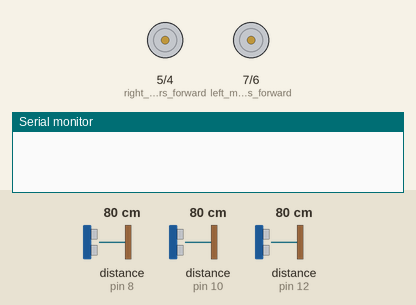
Bench run of a sketch on a simulated Arduino Uno, built with avr-gcc and run on an emulated ATmega328P. Shown: motor-driver pin pairs drawn as motors (green arrow = first pin HIGH = forward, orange = second pin HIGH = backward, longer = more drive), the last lines printed to the serial monitor. Inputs (shaded band) come from the test bench; at power-on: distance to the obstacle (sensors on pin 12, pin 8, pin 10) 80 cm. The echo pulse lasts 58.3 µs per cm.

Above: at 1.2 s.
1.3 s: distance to the obstacle (sensor on pin 12) set to 86 cm
At 2.5 s:
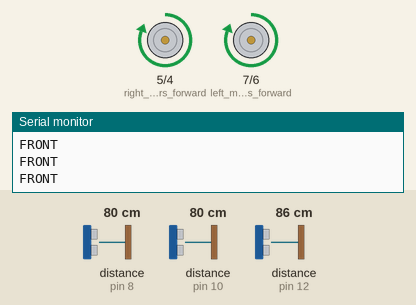
2.8 s: distance to the obstacle (sensor on pin 8) set to 120 cm
4.9 s: distance to the obstacle (sensor on pin 10) set to 18 cm
7.9 s: distance to the obstacle (sensor on pin 10) set to 120 cm
At 8.4 s:
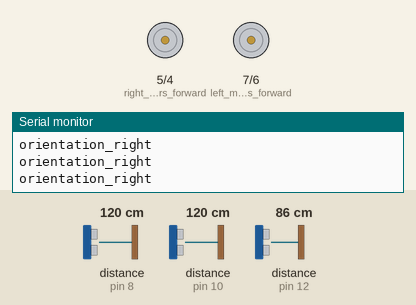
9.5 s: distance to the obstacle (sensor on pin 12) set to 117 cm
11.0 s: distance to the obstacle (sensor on pin 12) set to 124 cm
At 11.6 s:
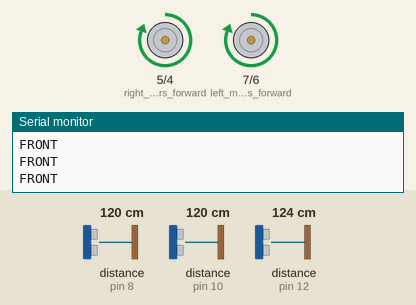
Timing chart, 0 to 13.6 s (numbered marks = the images above; inputs shaded):
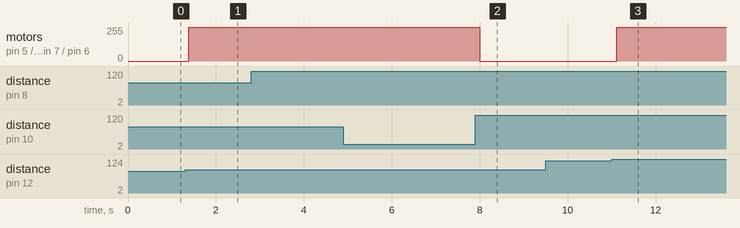

The sketch:

Obstacle_HCSR04.ino
```cpp
//Reach at https://www.linkedin.com/in/muhammad-shahab-2773a61a5/
//Github https://github.com/MuhamdShahab/
#include <NewPing.h>

#define F_TRIGGER_PIN  13  // Arduino pin tied to trigger pin on the ultrasonic sensor.
#define F_ECHO_PIN     12  // Arduino pin tied to echo pin on the ultrasonic sensor.
#define L_TRIGGER_PIN  11  // Arduino pin tied to trigger pin on the ultrasonic sensor.
#define L_ECHO_PIN     10  // Arduino pin tied to echo pin on the ultrasonic sensor.
#define R_TRIGGER_PIN  9  // Arduino pin tied to trigger pin on the ultrasonic sensor.
#define R_ECHO_PIN     8  // Arduino pin tied to echo pin on the ultrasonic sensor.
#define MAX_DISTANCE 250 // Maximum distance we want to ping for (in centimeters). Maximum sensor distance is rated at 400-500cm.


int ave=0;

int front()
{
int fdis=0;
 while(ave<2)
 {
   NewPing sonar(F_TRIGGER_PIN, F_ECHO_PIN, MAX_DISTANCE); // NewPing setup of pins and maximum distance.
   fdis+=sonar.ping_cm(); // Send ping, get distance in cm and print result (0 = outside set distance range)
   ave++;
    }
   fdis=fdis/ave;
   ave=0;
  // Serial.print("Straight: ");Serial.println(fdis);
   delay(20);
   return fdis;
}
int left()
{
int ldis=0;
 while(ave<2)
 {
   NewPing sonar(L_TRIGGER_PIN, L_ECHO_PIN, MAX_DISTANCE); // NewPing setup of pins and maximum distance.
   ldis+=sonar.ping_cm(); // Send ping, get distance in cm and print result (0 = outside set distance range)
   ave++;
    }
    ldis=ldis/ave;
    ave=0;
  // Serial.print("Left: ");Serial.println(ldis);
   delay(20);
   return ldis;
}
int right()
{
int rdis=0;
 while(ave<2)
 {
   NewPing sonar(R_TRIGGER_PIN, R_ECHO_PIN, MAX_DISTANCE); // NewPing setup of pins and maximum distance.
   rdis+=sonar.ping_cm(); // Send ping, get distance in cm and print result (0 = outside set distance range)
   ave++;
   }
   rdis=rdis/ave;
   ave=0;
  // Serial.print("Right: ");Serial.println(rdis);
   delay(20);
   return rdis;
 }

void orientation_right()
{

}
void orientation_left()
{

}
void motion(int fdiss, int ldiss, int rdiss )
{
    while(fdiss>rdiss && fdiss>ldiss)
    {
      forwardd();
       Serial.println("FRONT");
      motion(front(),left(),right());

    }
    while(rdiss>fdiss && rdiss>ldiss)
    {
      orientation_right();
       Serial.println("orientation_right");
      motion(front(),left(),right());

    }
    while(ldiss>fdiss && ldiss>rdiss)
    {
      orientation_left();
       Serial.println("orientation_left");
      motion(front(),left(),right());

    }
      stopp();
}

void setup() {
  Serial.begin(9600); // Open serial monitor at 115200 baud to see ping results.
  pinMode(7,OUTPUT);   //left motors forward
  pinMode(6,OUTPUT);   //left motors reverse
  pinMode(5,OUTPUT);   //right motors forward
  pinMode(4,OUTPUT);   //right motors reverse
}

void loop()
{
motion(front(),left(),right());
}


//direction function starts hereeeeeee
void forwardd()
{
  digitalWrite(7,HIGH);
  digitalWrite(6,LOW);
  digitalWrite(5,HIGH);
  digitalWrite(4,LOW);
}
void backwardd()
{
  digitalWrite(7,LOW);
  digitalWrite(6,HIGH);
  digitalWrite(5,LOW);
  digitalWrite(4,HIGH);
}
void rightt()
{
  digitalWrite(7,LOW);
  digitalWrite(6,HIGH);
  digitalWrite(5,HIGH);
  digitalWrite(4,LOW);
}
void leftt()
{
  digitalWrite(7,HIGH);
  digitalWrite(6,LOW);
  digitalWrite(4,LOW);
  digitalWrite(4,HIGH);
}
void stopp()
{
  digitalWrite(7,LOW);
  digitalWrite(6,LOW);
  digitalWrite(5,LOW);
  digitalWrite(4,LOW);
}
```

Measured:
- the behaviour switches between 80 and 81 cm on distance to the obstacle (sensor on pin 12) (found by bisection; images 0 and 1)
- the behaviour switches between 120 and 121 cm on distance to the obstacle (sensor on pin 12) (found by bisection; images 2 and 3)
- after the input at 1.3 s, motor on pin 5 (right_motors_forward) / pin 4 (right_motors_reverse), motor on pin 7 (left_motors_forward) / pin 6 (left_motors_reverse): stopped → forward 255/255 after 0.08 s
- after the input at 7.9 s, motor on pin 5 (right_motors_forward) / pin 4 (right_motors_reverse), motor on pin 7 (left_motors_forward) / pin 6 (left_motors_reverse): forward 255/255 → stopped after 0.10 s
- after the input at 11.0 s, motor on pin 5 (right_motors_forward) / pin 4 (right_motors_reverse), motor on pin 7 (left_motors_forward) / pin 6 (left_motors_reverse): stopped → forward 255/255 after 0.12 s
